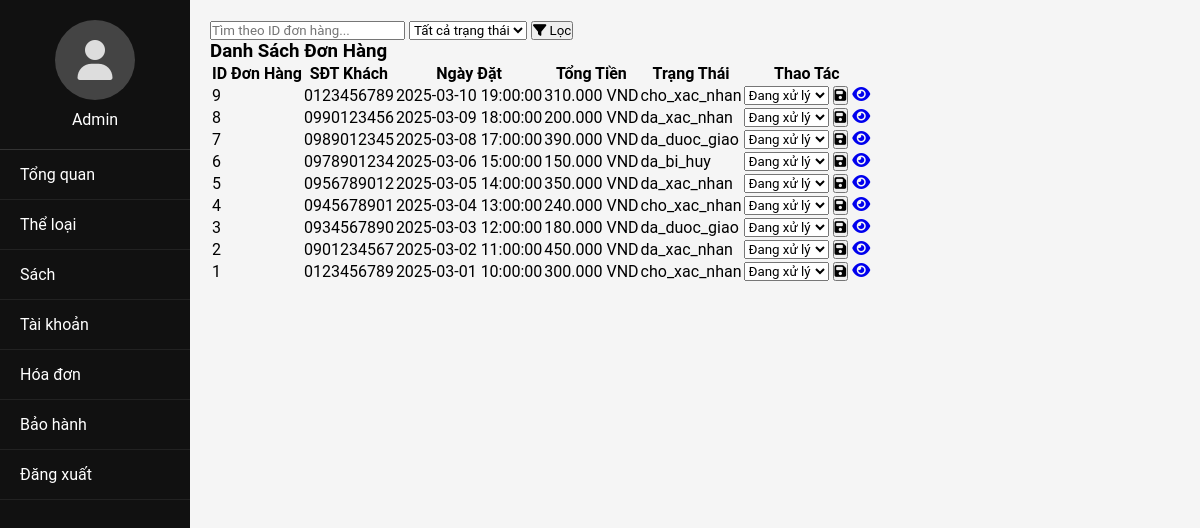
/PHP/hoadon.php, run on an earlier commit of the app's database.
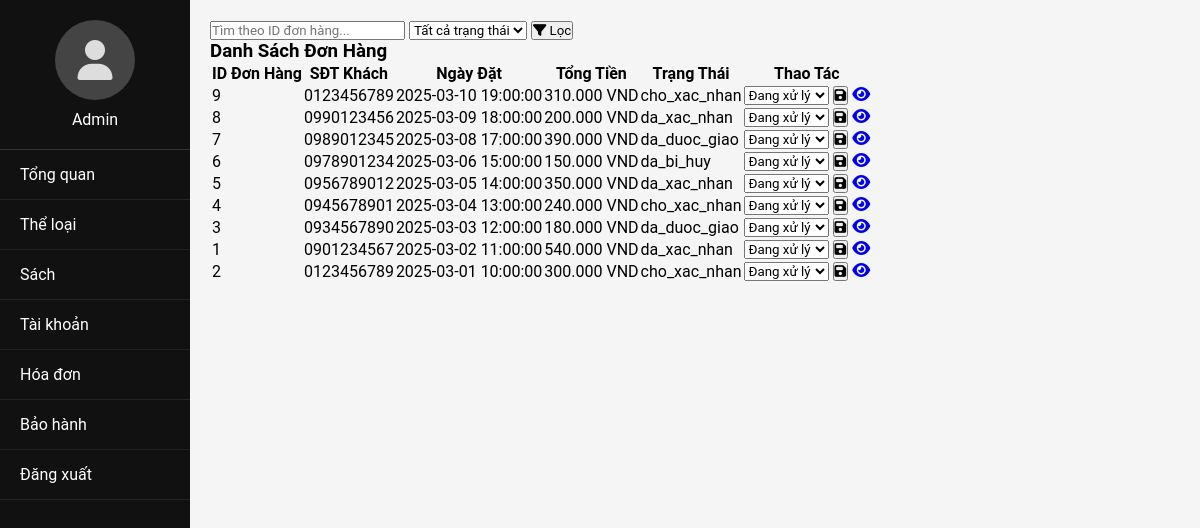
And on a later commit of the database.
### tables this page shows
CREATE TABLE DONHANG (
    donhang_id INT PRIMARY KEY AUTO_INCREMENT,
    user_id INT,
    ngay_dat DATETIME,
    tong_tien DECIMAL(10,2),
    trang_thai VARCHAR(20) CHECK (trang_thai IN ('cho_xac_nhan', 'da_xac_nhan', 'da_duoc_giao', 'da_bi_huy')),
    FOREIGN KEY (user_id) REFERENCES `USER`(user_id)
);

CREATE TABLE `USER` (
    user_id INT PRIMARY KEY AUTO_INCREMENT,
    mat_khau VARCHAR(255),
    ho_ten VARCHAR(255),
    sdt VARCHAR(20),
    dia_chi VARCHAR(255),
    ngay_sinh DATETIME,
    quyen VARCHAR(20) CHECK (quyen IN ('Admin', 'KhachHang')),
    giohang_id INT
);

### PHP/hoadon.php (the view, shortened to what this page needs)
<?php
require_once 'db_connect.php';
$search_query = '';
$where_clause = [];
$where_sql = $where_clause ? "WHERE " . implode(" AND ", $where_clause) : "";
$sql_orders = "SELECT dh.donhang_id, dh.ngay_dat, dh.tong_tien, dh.trang_thai, u.sdt
               FROM DONHANG dh
               JOIN USER u ON dh.user_id = u.user_id
               $where_sql
               ORDER BY dh.ngay_dat DESC";
$result_orders = $conn->query($sql_orders);
?>
<!DOCTYPE html>
<html lang="vi">
<head>
    <link rel="stylesheet" href="https://cdnjs.cloudflare.com/ajax/libs/font-awesome/6.4.0/css/all.min.css">
    <link rel="stylesheet" href="../CSS/admin.css">
    <link rel="stylesheet" href="../CSS/index.css">
</head>
<body>
    <div class="sidebar">
        <div class="admin-profile" onclick="window.location.href='admin.php';" style="cursor:pointer;">
            <div class="admin-avatar">
                <i class="fas fa-user"></i>
            </div>
            <div>Admin</div>
        </div>
        <div class="menu-item" data-target="admin.php">Tổng quan</div>
        <div class="menu-item" data-target="edit_loaisach.php">Thể loại</div>
        <div class="menu-item" data-target="edit_sach.php">Sách</div>
        <div class="menu-item" data-target="edit_taikhoan.php">Tài khoản</div>
        <div class="menu-item active" data-target="hoa_don.php">Hóa đơn</div>
        <div class="menu-item" data-target="admin_warranty.php">Bảo hành</div>
        <div class="menu-item" data-target="logout.php">Đăng xuất</div>
    </div>
    <div class="content">
        <div class="filter-container">
            <form class="filter-form" method="GET" action="">
                <input type="text" name="search" placeholder="Tìm theo ID đơn hàng..." value="<?php echo htmlspecialchars($search_query); ?>">
                <select name="status">
                    <option value="">Tất cả trạng thái</option>
                </select>
                <button type="submit"><i class="fas fa-filter"></i> Lọc</button>
            </form>
        </div>
        <div class="section">
            <h3>Danh Sách Đơn Hàng</h3>
            <?php if ($result_orders->num_rows > 0): ?>
                <table class="product-table">
                    <thead>
                        <tr>
                            <th>ID Đơn Hàng</th>
                            <th>SĐT Khách</th>
                            <th>Ngày Đặt</th>
                            <th>Tổng Tiền</th>
                            <th>Trạng Thái</th>
                            <th>Thao Tác</th>
                        </tr>
                    </thead>
                    <tbody>
                        <?php while ($order = $result_orders->fetch_assoc()): ?>
                            <tr>
                                <td><?php echo htmlspecialchars($order['donhang_id']); ?></td>
                                <td><?php echo htmlspecialchars($order['sdt']); ?></td>
                                <td><?php echo htmlspecialchars($order['ngay_dat']); ?></td>
                                <td><?php echo number_format($order['tong_tien'], 0, ',', '.'); ?> VND</td>
                                <td><?php echo htmlspecialchars($order['trang_thai']); ?></td>
                                <td class="action-buttons">
                                    <form method="POST" action="" style="display:inline;">
                                        <select name="trang_thai">
                                            <option value="Dang xu ly" <?php if ($order['trang_thai'] == ' разом xu ly') echo 'selected'; ?>>Đang xử lý</option>
                                        </select>
                                        <button type="submit" name="update_status" class="edit-btn"><i class="fas fa-save"></i></button>
                                    </form>
                                    <a href="?details=<?php echo $order['donhang_id']; ?>" class="edit-btn"><i class="fas fa-eye"></i></a>
                                </td>
                            </tr>
                        <?php endwhile; ?>
                    </tbody>
                </table>
            <?php else: ?>
                <p>Không tìm thấy đơn hàng nào.</p>
            <?php endif; ?>
        </div>
    </div>
</body>
</html>

### CSS/admin.css (style rules this page uses)
* { margin: 0; padding: 0; box-sizing: border-box; font-family: 'Segoe UI', Tahoma, Geneva, Verdana, sans-serif; }
body { display: flex; background-color: #f5f5f5; }
.sidebar { width: 190px; height: 100vh; background-color: #111; color: white; position: fixed; left: 0; top: 0; }
.admin-profile { display: flex; flex-direction: column; align-items: center; padding: 20px 0; border-bottom: 1px solid #333; }
.admin-avatar { width: 80px; height: 80px; border-radius: 50%; background-color: #444; display: flex; align-items: center; justify-content: center; margin-bottom: 10px; }
.admin-avatar i { font-size: 40px; color: #ddd; }
.menu-item { padding: 15px 20px; border-bottom: 1px solid #222; cursor: pointer; transition: background-color 0.3s; }
.content { margin-left: 190px; width: calc(100% - 190px); padding: 20px; }

### CSS/index.css (style rules this page uses)
* { margin: 0; padding: 0; box-sizing: border-box; font-family: "Roboto", Arial, sans-serif; text-decoration: none; }
body { overflow-x: hidden; }

What changed in the data, as far as the page shows it:
changed donhang id 1: user.sdt "0123456789" → "0901234567"; ngay_dat "2025-03-01 10:00:00" → "2025-03-02 11:00:00"; tong_tien "300.000" → "540.000"; trang_thai "cho_xac_nhan" → "da_xac_nhan"; moves up the list
changed donhang id 2: user.sdt "0901234567" → "0123456789"; ngay_dat "2025-03-02 11:00:00" → "2025-03-01 10:00:00"; tong_tien "450.000" → "300.000"; trang_thai "da_xac_nhan" → "cho_xac_nhan"
